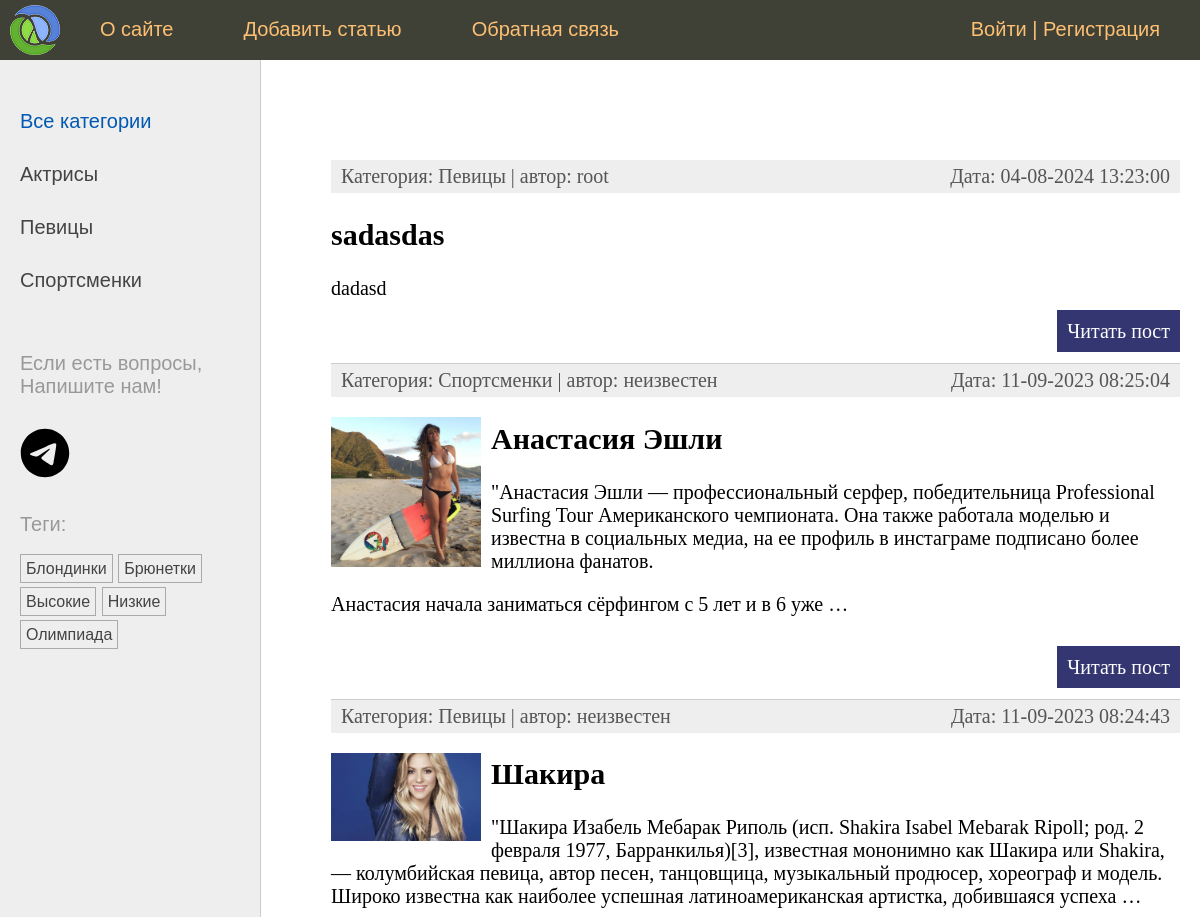
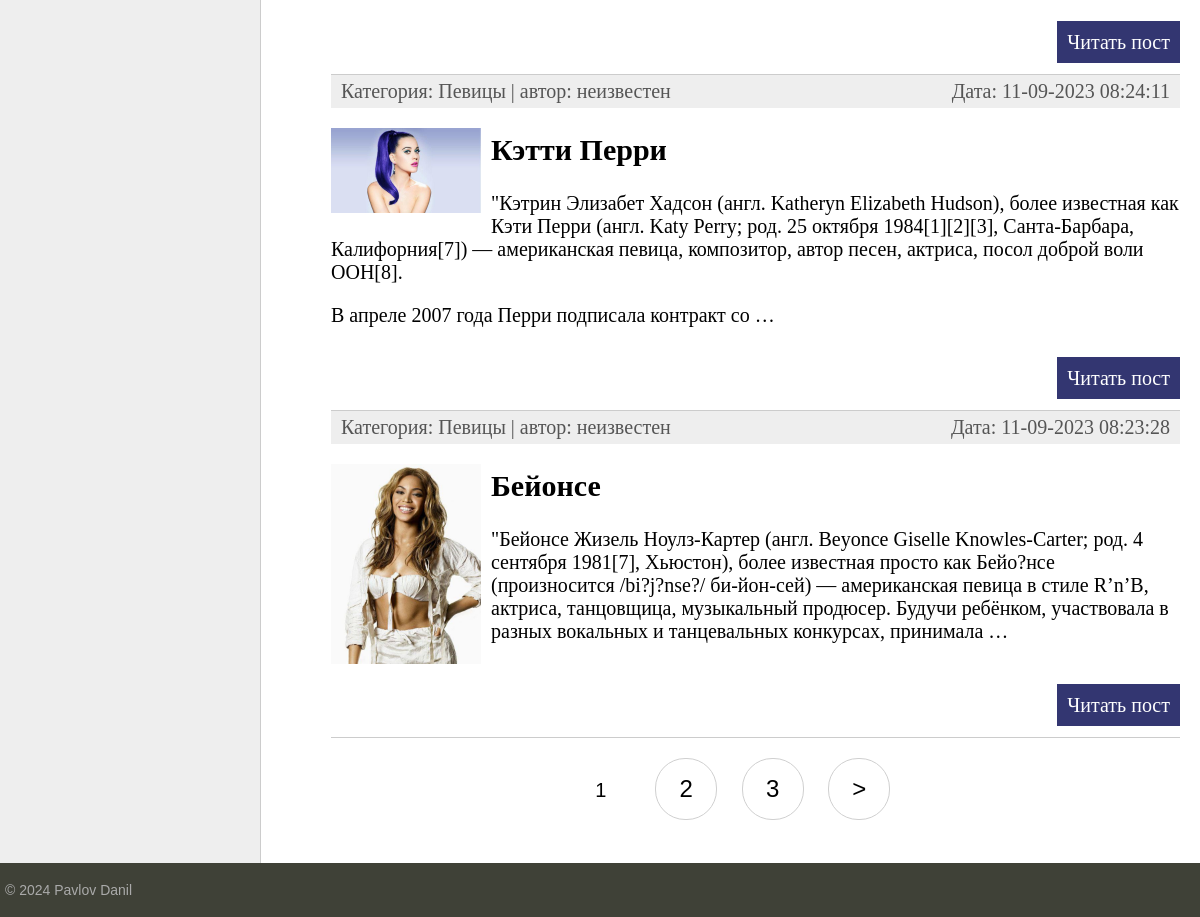
The page / on the database its author committed (2 pictures, top to bottom).
### women/models.py (models this page shows, shortened)
class Category(models.Model):
    name = models.CharField(max_length=100, db_index=True, verbose_name='Категория')
    slug = models.SlugField(max_length=255, unique=True, db_index=True)
    class Meta:
        verbose_name = 'Категория'
        verbose_name_plural = 'Категории'
    def get_absolute_url(self):
        return reverse('category', kwargs={'cat_slug': self.slug})

class TagPost(models.Model):
    tag = models.CharField(max_length=100, db_index=True)
    slug = models.SlugField(max_length=255, unique=True, db_index=True)
    def get_absolute_url(self):
        return reverse('tag', kwargs={'tag_slug': self.slug})

class Women(models.Model):
    class Status(models.IntegerChoices):
        DRAFT = 0, 'Черновик'
        PUBLISHED = 1, 'Опубликовано'
    title = models.CharField(max_length=255, verbose_name='Заголовок')
    slug = models.SlugField(max_length=255, unique=True, db_index=True, verbose_name='Slug',validators=[
        MinLengthValidator(5, message='Минимум 5 символов'),
        MaxLengthValidator(100, message='Максимум 100 символов')
    ])
    photo = models.ImageField(upload_to='photos/%Y/%m/%d/', default=None, blank=True, null=True, verbose_name='Фото')
    content = models.TextField(blank=True, verbose_name='Текст статьи')
    time_create = models.DateTimeField(auto_now_add=True, verbose_name='Время создания')
    time_update = models.DateTimeField(auto_now=True, verbose_name='Время изменения')
    is_published = models.BooleanField(choices=tuple(map(lambda x: (bool(x[0]), x[1]), Status.choices)),
                                       default=Status.DRAFT, verbose_name='Статус')
    cat = models.ForeignKey('Category', on_delete=models.PROTECT, related_name='posts', verbose_name='Категории')
    tags = models.ManyToManyField('TagPost', blank=True, related_name='tags', verbose_name='Теги')
    husband = models.OneToOneField('Husband', on_delete=models.SET_NULL,
                                   null=True, blank=True, related_name='wuman', verbose_name='Муж')
    author = models.ForeignKey(get_user_model(), on_delete=models.SET_NULL, related_name='posts',
                                null=True, default=None)
    objects = models.Manager()
    published = PublishedManager()
    class Meta:
        verbose_name = 'Известные женщины'
        verbose_name_plural = 'Известные женщины'
        ordering = ['-time_create']
        indexes = [
            models.Index(fields=['-time_create'])
        ]
    def get_absolute_url(self):
        return reverse('post', kwargs={'post_slug': self.slug})

### women/views.py (the view)
# urls.py: path('', views.WomenHome.as_view(), name='home'),  # http://127.0.0.1:8000
class WomenHome(DataMixin, ListView):
    template_name = 'women/index.html'
    context_object_name = 'posts'
    title_page = 'Главная страница'
    cat_selected = 0
    def get_queryset(self):
        return Women.published.all().select_related('cat')

### users/context_processors.py (called while the page is built)
def get_women_context(request):
    return {'mainmenu': menu}

### women/models.py (called while the page is built)
    def get_queryset(self):
        return super().get_queryset().filter(is_published=Women.Status.PUBLISHED)

### women/templatetags/women_tags.py (called while the page is built)
@register.inclusion_tag('women/list_categories.html')
def show_categories(cat_selected=0):
    cats = Category.objects.annotate(total=Count("posts")).filter(total__gt=0)
    return {'cats': cats, 'cat_selected': cat_selected}

@register.inclusion_tag('women/list_tags.html')
def show_all_tags():
    return {'tags': TagPost.objects.annotate(total=Count("tags")).filter(total__gt=0)}

### women/templates/women/index.html (shortened to what this page needs)
{% extends 'base.html' %}
{% block content %}
<ul class="list-articles">
	{% for p in posts %}
		<li><div class="article-panel">
			<p class="first">Категория: {{p.cat.name}} | автор:
                {{ p.author.username|default:"неизвестен" }}</p>
			<p class="last">Дата: {{p.time_update|date:"d-m-Y H:i:s"}}</p>
		</div>
			{% if p.photo %}
				<p><img class="img-article-left thumb" src="{{p.photo.url}}"></p>
			{% endif %}
			<h2>{{p.title}}</h2>
    {% autoescape off %}
	{{p.content|linebreaks|truncatewords:40}}
    {% endautoescape %}
			<p class="link-read-post"><a href="{{ p.get_absolute_url }}">Читать пост</a></p>
			</li>
	{% endfor %}
</ul>
{% endblock %}
{% block navigation %}
    {% if page_obj.has_other_pages %}
	<nav class="list-pages">
    <ul>
        {% for p in paginator.page_range %}
            {% if page_obj.number == p %}
            	<li class="page-num-selected">{{ p }}</li>
            {% elif p >= page_obj.number|add:-2 and p <= page_obj.number|add:2 %}
        	<li class="page-num">
                <a href="?page={{ p }}">{{ p }}</a>
            </li>
            {% endif %}
        {% endfor %}
    {% if page_obj.has_next %}
    	<li class="page-num">
            <a href="?page={{ page_obj.next_page_number }}">&gt;</a>
        </li>
    {% endif %}
    </ul>
    </nav>
    {% endif %}
{% endblock %}

### women/templates/women/list_categories.html
{% for cat in cats %}
{% if cat.id == cat_selected %}
<li class='selected'>{{cat.name}}</li>
{% else %}
<li><a href="{{ cat.get_absolute_url }}">{{cat.name}}</a></li>
{% endif %}
{% endfor %}

### women/templates/women/list_tags.html
{% if tags %}
    <p>Теги:</p>
    <ul class="tags-list">
    {% for t in tags %}
    <li><a href="{{ t.get_absolute_url }}">{{ t.tag }}</a></li>
    {% endfor %}
    </ul>
{% endif %}

### women/static/women/css/styles.css (style rules this page uses)
html, body { font-family: 'Arial'; margin: 0; padding: 0; height: 100%; width: 100%; color: #444; }
a { color: #0059b2; text-decoration: none; }
img { max-width: 600px; height: auto; }
img.img-article-left { max-width: 300px; height: auto; float: left; padding: 0 10px 10px 0; }
img.img-article-left.thumb { max-width: 150px; height: auto; }
p.link-read-post { text-align: right; }
p.link-read-post a { padding: 10px; min-width: 100px; background: #333671; color: #fff; text-decoration: none; }
div.article-panel { background: #eee; padding: 5px 10px 5px 10px; box-sizing: border-box; overflow: hidden; color: #555; }
div.article-panel p.first { margin: 0; float: left; }
div.article-panel p.last { margin: 0; float: right; }
ul.list-articles { list-style: none; margin: 0; padding: 0; }
ul.list-articles li { border-bottom: 1px solid #ccc; }
.left-chapters ul { width: 230px; margin: 0; padding: 20px 10px 10px 20px; list-style: none; font-size: 20px; }
.left-chapters ul li { margin: 30px 0 0 0; color: #999; }
.left-chapters ul li a { color: #444; text-decoration: none; }
ul.tags-list { width: 100%; margin: 0; padding: 0; list-style: none; }
ul.tags-list li { margin: 0; padding: 0 0 10px; display: inline-block; }
ul.tags-list li a { padding: 5px; font-size: 16px; border: 1px solid #aaa; }
.list-pages { text-align: center; margin: 0 0 20px 0; }
.list-pages ul { margin: 20px 0 0 0; padding: 0; list-style: none; }
.list-pages ul li { display: inline-block; margin: 0 20px 0 0; }
.list-pages a { color: #000; font-size: 24px; text-decoration: none; }
.list-pages .page-num, .page-num-selected { display: inline-block; width: 60px; height: 44px; padding: 16px 0 0 0; border: 1px solid #d0d0d0; border-radius: 30px; }
.list-pages .page-num-selected { border: none; color: #000; font-size: 20px; }

### rows shown on the page
Category: name "Актрисы"
Category: name "Певицы"
Category: name "Спортсменки"
TagPost: tag "Блондинки"
TagPost: tag "Брюнетки"
TagPost: tag "Высокие"
TagPost: tag "Низкие"
TagPost: tag "Олимпиада"
Women: cat.name "Певицы", author.username "root", time_update "04-08-2024 13:23:00", title "sadasdas", content "dadasd"
Women: cat.name "Спортсменки", author.username "неизвестен", time_update "11-09-2023 08:25:04", photo (picture), title "Анастасия Эшли", content "\"Анастасия Эшли — профессиональный серфер, победительница Professional Surfing Tour Американского чемпионата. Она также работала моделью и известна в социальных медиа, на ее профиль в инстаграме подписано более миллиона фанатов. Анастасия начала заниматься сёрфингом с 5 лет и в 6 уже …"
Women: cat.name "Певицы", author.username "неизвестен", time_update "11-09-2023 08:24:43", photo (picture), title "Шакира", content "\"Шакира Изабель Мебарак Риполь (исп. Shakira Isabel Mebarak Ripoll; род. 2 февраля 1977, Барранкилья)[3], известная мононимно как Шакира или Shakira, — колумбийская певица, автор песен, танцовщица, музыкальный продюсер, хореограф и модель. Широко известна как наиболее успешная латиноамериканская артистка, добившаяся успеха …"
Women: cat.name "Певицы", author.username "неизвестен", time_update "11-09-2023 08:24:11", photo (picture), title "Кэтти Перри", content "\"Кэтрин Элизабет Хадсон (англ. Katheryn Elizabeth Hudson), более известная как Кэти Перри (англ. Katy Perry; род. 25 октября 1984[1][2][3], Санта-Барбара, Калифорния[7]) — американская певица, композитор, автор песен, актриса, посол доброй воли ООН[8]. В апреле 2007 года Перри подписала контракт со …"
Women: cat.name "Певицы", author.username "неизвестен", time_update "11-09-2023 08:23:28", photo (picture), title "Бейонсе", content "\"Бейонсе Жизель Ноулз-Картер (англ. Beyonce Giselle Knowles-Carter; род. 4 сентября 1981[7], Хьюстон), более известная просто как Бейо?нсе (произносится /bi?j?nse?/ би-йон-сей) — американская певица в стиле R’n’B, актриса, танцовщица, музыкальный продюсер. Будучи ребёнком, участвовала в разных вокальных и танцевальных конкурсах, принимала …"

### other values the page prints
{{ m.title }} "О сайте" "Добавить статью" "Обратная связь"
{{ p }} "1"
{{ p }} "2" "3"
